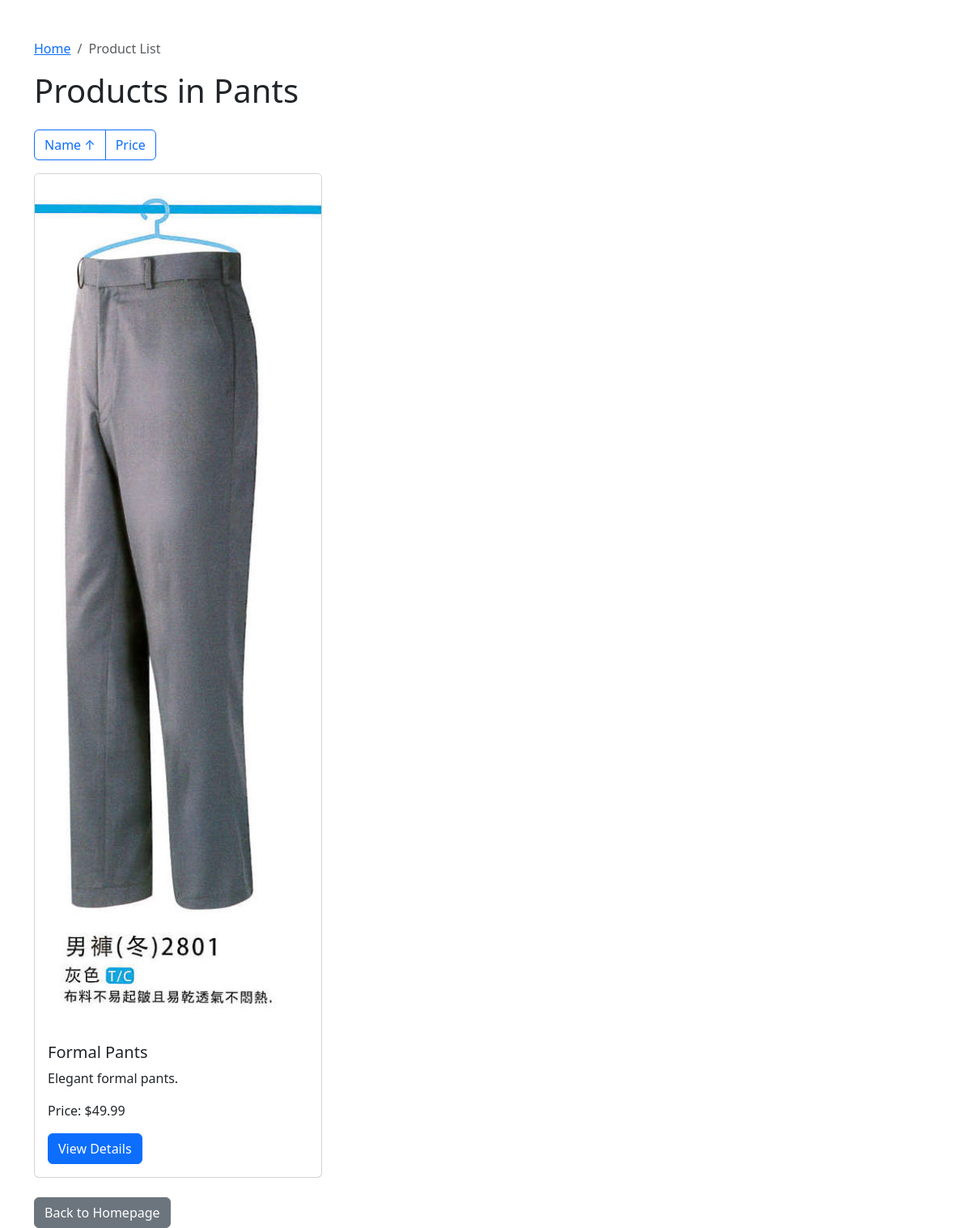
Screenshot of /products/29/ with the database file from the repository.
### myapp/models.py (models this page shows, shortened)
class ProductType(models.Model):
    type_name = models.CharField(max_length=255)

class Product(models.Model):
    name = models.CharField(max_length=255)
    description = models.TextField()
    price = models.DecimalField(max_digits=10, decimal_places=2)
    type = models.ForeignKey(ProductType, on_delete=models.CASCADE)

class ProductImage(models.Model):
    product = models.ForeignKey(Product, on_delete=models.CASCADE)
    image_url = models.URLField()

### myapp/views.py (the view)
# urls.py: path('products/<int:type_id>/', views.product_list, name='product_list'),  # 次页：产品列表
def product_list(request, type_id):
    product_type = get_object_or_404(ProductType, id=type_id)
    sort_by = request.GET.get('sort_by', 'name')
    order = request.GET.get('order', 'asc')
    if sort_by == 'price':
        if order == 'asc':
            products = Product.objects.filter(type=product_type).order_by('price')
        else:
            products = Product.objects.filter(type=product_type).order_by('-price')
    else:
        if order == 'asc':
            products = Product.objects.filter(type=product_type).order_by('name')
        else:
            products = Product.objects.filter(type=product_type).order_by('-name')
    return render(request, 'product_list.html', {'product_type': product_type, 'products': products, 'view_name': 'product_list', 'sort_by': sort_by, 'order': order})

### templates/product_list.html (shortened to what this page needs)
<!DOCTYPE html>
<html lang="en">
<head>
    <link rel="stylesheet" href="https://cdn.jsdelivr.net/npm/bootstrap@5.3.0/dist/css/bootstrap.min.css">
</head>
<body>
<div class="container mt-5">
    <nav aria-label="breadcrumb">
        <ol class="breadcrumb">
            <li class="breadcrumb-item"><a href="{% url 'homepage' %}">Home</a></li>
            <li class="breadcrumb-item active" aria-current="page">Product List</li>
        </ol>
    </nav>
    <h1 class="mb-4">Products in {{ product_type.type_name }}</h1>
    <div class="row mb-3">
        <div class="col-md-12">
            <div class="btn-group" role="group">
                <a href="?sort_by=name&order={% if sort_by == 'name' and order == 'asc' %}desc{% else %}asc{% endif %}" class="btn btn-outline-primary">
                    Name {% if sort_by == 'name' and order == 'asc' %}↑{% elif sort_by == 'name' and order == 'desc' %}↓{% endif %}
                </a>
                <a href="?sort_by=price&order={% if sort_by == 'price' and order == 'asc' %}desc{% else %}asc{% endif %}" class="btn btn-outline-primary">
                    Price {% if sort_by == 'price' and order == 'asc' %}↑{% elif sort_by == 'price' and order == 'desc' %}↓{% endif %}
                </a>
            </div>
        </div>
    </div>
    <div class="row">
        {% for product in products %}
            <div class="col-md-4 mb-4">
                <div class="card">
                    {% if product.productimage_set.exists %}
                        <img src="/static/images/{{ product.productimage_set.first.image_url }}" class="card-img-top" alt="{{ product.name }}">
                    {% endif %}
                    <div class="card-body">
                        <h5 class="card-title">{{ product.name }}</h5>
                        <p class="card-text">{{ product.description }}</p>
                        <p class="card-text">Price: ${{ product.price }}</p>
                        <a href="{% url 'product_detail' product.id %}" class="btn btn-primary">View Details</a>
                    </div>
                </div>
            </div>
        {% endfor %}
    </div>
    <a href="{% url 'homepage' %}" class="btn btn-secondary">Back to Homepage</a>
</div>
</body>
</html>

### rows the page displays
ProductType: type_name "Pants"
Product: productimage_set.first.image_url (picture), name "Formal Pants", description "Elegant formal pants.", price "49.99"
